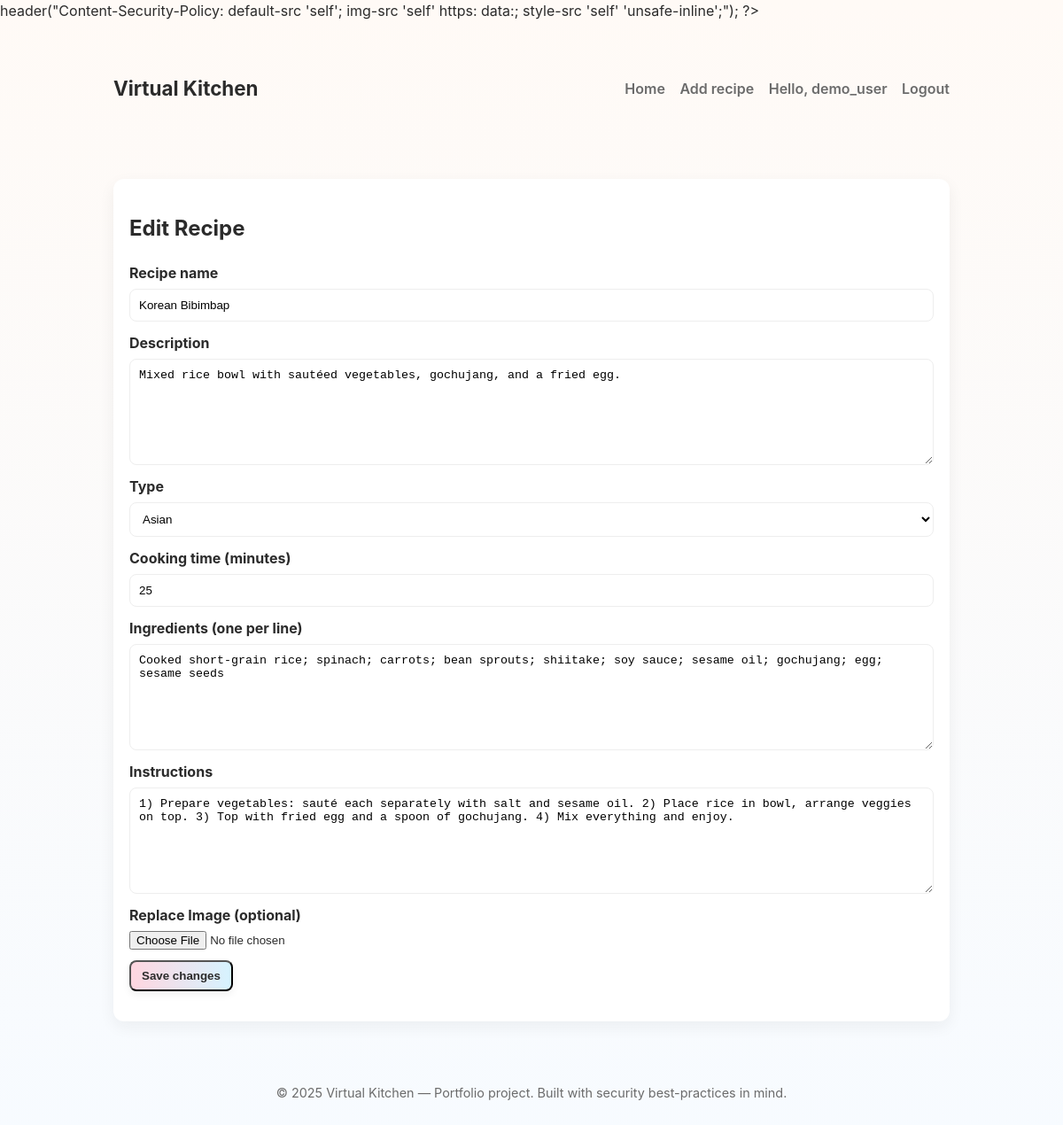
Page /edit_recipe.php?rid=3 (signed in) on the committed database.
### tables this page shows
CREATE TABLE users (
  uid INT AUTO_INCREMENT PRIMARY KEY,
  username VARCHAR(50) NOT NULL UNIQUE,
  password VARCHAR(255) NOT NULL,
  email VARCHAR(150) NOT NULL UNIQUE,
  created_at TIMESTAMP DEFAULT CURRENT_TIMESTAMP
);

CREATE TABLE recipes (
  rid INT AUTO_INCREMENT PRIMARY KEY,
  name VARCHAR(150) NOT NULL,
  description VARCHAR(500) NOT NULL,
  type ENUM('French','Italian','Chinese','Indian','Mexican','others','Asian') NOT NULL DEFAULT 'others',
  cookingtime INT NOT NULL,
  ingredients TEXT NOT NULL,
  instructions TEXT NOT NULL,
  image VARCHAR(255) DEFAULT NULL,
  uid INT NOT NULL,
  created_at TIMESTAMP DEFAULT CURRENT_TIMESTAMP,
  FOREIGN KEY (uid) REFERENCES users(uid) ON DELETE CASCADE
);

### inc/functions.php (called while the page is built, shortened)
<?php
require_once __DIR__ . '/config.php';
function e(string $s): string {
    return htmlspecialchars($s, ENT_QUOTES | ENT_SUBSTITUTE, 'UTF-8');
}
function db(): PDO {
    global $pdo;
    return $pdo;
}
function currentUser(): ?array {
    $pdo = db();
    $stmt = $pdo->prepare('SELECT uid, username, email FROM users WHERE uid = :uid');
    $stmt->execute(['uid' => $_SESSION['user_id']]);
    return $stmt->fetch() ?: null;
}

### edit_recipe.php (the view, shortened to what this page needs)
<?php
require_once __DIR__ . '/inc/header.php';
$pdo = db();
$rid = intval($_GET['rid'] ?? 0);
$stmt = $pdo->prepare('SELECT * FROM recipes WHERE rid = :rid');
$stmt->execute(['rid' => $rid]);
$recipe = $stmt->fetch();
?>
<div class="card">
  <h2>Edit Recipe</h2>
  <form method="post" action="edit_recipe.php?rid=<?= $rid ?>" enctype="multipart/form-data">
    <div class="form-group">
      <label>Recipe name</label>
      <input type="text" name="name" required value="<?= e($_POST['name'] ?? $recipe['name']) ?>">
    </div>
    <div class="form-group">
      <label>Description</label>
      <textarea name="description" required><?= e($_POST['description'] ?? $recipe['description']) ?></textarea>
    </div>
    <div class="form-group">
      <label>Type</label>
      <select name="type">
        <?php foreach (['Asian','Chinese','Indian','Italian','French','Mexican','others'] as $t): ?>
          <option value="<?= e($t) ?>" <?= (($t === ($_POST['type'] ?? $recipe['type'])) ? 'selected' : '') ?>><?= e($t) ?></option>
        <?php endforeach; ?>
      </select>
    </div>
    <div class="form-group">
      <label>Cooking time (minutes)</label>
      <input type="number" name="cookingtime" min="1" max="1000" required value="<?= e($_POST['cookingtime'] ?? $recipe['cookingtime']) ?>">
    </div>
    <div class="form-group">
      <label>Ingredients (one per line)</label>
      <textarea name="ingredients" required><?= e($_POST['ingredients'] ?? $recipe['ingredients']) ?></textarea>
    </div>
    <div class="form-group">
      <label>Instructions</label>
      <textarea name="instructions" required><?= e($_POST['instructions'] ?? $recipe['instructions']) ?></textarea>
    </div>
    <div class="form-group">
      <label>Replace Image (optional)</label>
      <input type="file" name="image" accept="image/*">
    </div>
    <button class="btn" type="submit">Save changes</button>
  </form>
</div>
<?php require_once __DIR__ . '/inc/footer.php'; ?>

### inc/header.php (shortened to what this page needs)
<?php
require_once __DIR__ . '/functions.php';
$user = currentUser();
?>
<!doctype html>
<html lang="en">
<head>
  <link rel="stylesheet" href="/css/styles.css">
</head>
<body>
  <header class="site-header">
    <div class="container header-inner">
      <h1 class="site-title"><a href="/index.php">Virtual Kitchen</a></h1>
      <nav class="site-nav">
        <a href="/index.php">Home</a>
        <?php if ($user): ?>
          <a href="/add_recipe.php">Add recipe</a>
          <span class="muted">Hello, <?= e($user['username']) ?></span>
          <a href="/logout.php">Logout</a>
        <?php else: ?>
          <a href="/register.php">Register</a>
          <a href="/login.php">Login</a>
        <?php endif; ?>
      </nav>
    </div>
  </header>
  <main class="container">

### css/styles.css (style rules this page uses)
:root { --bg: #fffaf6; --card: #fff; --accent: #ffd6e0; --muted: #6b6b6b; --text: #2b2b2b; --shadow: rgba(28,28,28,0.06); --glass: rgba(255,255,255,0.7); }
* { box-sizing:border-box }
body { font-family: Inter, ui-sans-serif, system-ui, -apple-system, "Segoe UI", Roboto, "Helvetica Neue", Arial; background: linear-gradient(180deg, #fffaf6 0%, #f7fbff 100%); color:var(--text); margin:0; line-height:1.5; }
.container { max-width:980px;margin:26px auto;padding:0 18px; }
.site-header { background:transparent;padding:12px 0; }
.header-inner { display:flex;align-items:center;justify-content:space-between; }
.site-title a { color:var(--text);text-decoration:none;font-size:1.4rem;font-weight:700; }
.site-nav a { margin-left:12px;color:var(--muted);text-decoration:none;font-weight:600; }
.site-nav .muted { margin-left:12px;color:var(--muted);font-weight:600; }
.card { background:var(--card); border-radius:12px; box-shadow:0 6px 18px var(--shadow); padding:18px; margin-bottom:18px; }
.btn { display:inline-block;padding:8px 12px;border-radius:8px;text-decoration:none;font-weight:600; background:linear-gradient(90deg,#ffd6e0,#d6f3ff);color:var(--text); box-shadow:0 4px 10px rgba(0,0,0,0.06); }
.form-group { margin-bottom:12px }
label { display:block;font-weight:700;margin-bottom:6px }
input[type="text"], input[type="email"], input[type="number"], textarea, select { width:100%;padding:10px;border-radius:8px;border:1px solid #eee;background:var(--glass); }
textarea { min-height:120px }

### rows in the picture
users: username "demo_user"
recipes: name "Korean Bibimbap", description "Mixed rice bowl with sautéed vegetables, gochujang, and a fried egg.", cookingtime "25", ingredients "Cooked short-grain rice; spinach; carrots; bean sprouts; shiitake; soy sauce; sesame oil; gochujang; egg; sesame seeds", instructions "1) Prepare vegetables: sauté each separately with salt and sesame oil. 2) Place rice in bowl, arrange veggies on top. 3) Top with fried egg and a spoon of gochujang. 4) Mix everything and enjoy."

### other values in the picture
form field type "Asian"
